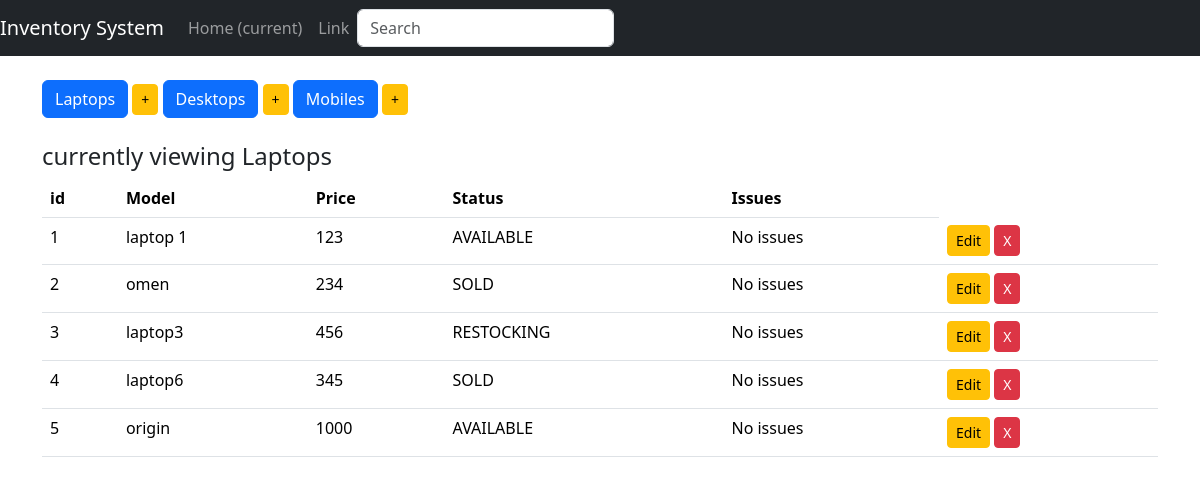
Before: /laptops/ with the older database file.
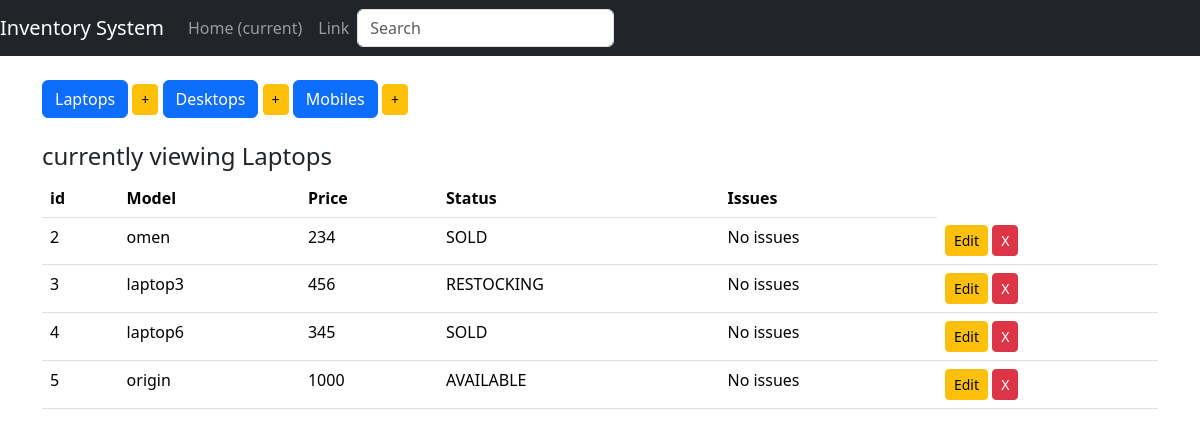
After: the same page with the newer database file.
### inventory/models.py (models this page shows, shortened)
class Device(models.Model):
    type = models.CharField(max_length=100, blank=False)
    price = models.IntegerField()
    choices = (
        ('AVAILABLE', 'Item ready to be purchased'),
        ('SOLD', 'Item sold'),
        ('RESTOCKING', 'Item restocking in few days'),
    )
    status = models.CharField(max_length=100, choices=choices, default='SOLD')
    issues = models.CharField(max_length=100, default='No issues')
    class Meta:
        abstract = True

class Laptop(Device):
    pass

### inventory/views.py (the view)
# urls.py: path('laptops/', display_laptops, name='display_laptops'),
def display_laptops(request):
    items = Laptop.objects.all()
    context = {
        'items': items,
        'header': 'Laptops'
    }
    return render(request, 'index.html', context)

### inventory/templates/index.html
{% extends 'base.html' %}
{% block body %}
<br>
<div class="button-group">
    <a href="/laptops/" class="btn btn-primary btn-md" role="button">Laptops</a>
    <a href="/add_laptops/" class="btn btn-warning btn-sm" role="button"> + </a>
    <a href="/desktops/" class="btn btn-primary btn-md" role="button">Desktops</a>
    <a href="/add_desktops/" class="btn btn-warning btn-sm" role="button"> + </a>
    <a href="/mobiles/" class="btn btn-primary btn-md" role="button">Mobiles</a>
    <a href="/add_mobiles/" class="btn btn-warning btn-sm" role="button"> + </a>
</div>
<br>
<h4>currently viewing {{header}} </h4>
<table class="table table-hover">
    <thead>
        <tr>
            <th>id</th>
            <th>Model</th>
            <th>Price</th>
            <th>Status</th>
            <th>Issues</th>
        </tr>
    </thead>
    <tbody>
        {% for item in items %}
        <tr>
            <td>{{ item.pk }}</td>
            <td>{{ item.type }}</td>
            <td>{{ item.price }}</td>
            <td>{{ item.status }}</td>
            <td>{{ item.issues }}</td>
            {% if header|lower == "laptops" %}
            <td>
                <a href="{% url 'edit_laptop' item.pk %}" class="btn btn-warning btn-sm" role="btn">Edit</a>
                <a href="{% url 'delete_laptop' item.pk %}" class="btn btn-danger btn-sm" role="btn"> X </a>
            </td>
            {% elif header|lower == "desktops" %}
            <td>
                <a href="{% url 'edit_desktop' item.pk %}" class="btn btn-warning btn-sm" role="btn">Edit</a>
                <a href="{% url 'delete_desktop' item.pk %}" class="btn btn-danger btn-sm" role="btn"> X </a>
            </td>
            {% else %}
            <td>
                <a href="{% url 'edit_mobile' item.pk %}" class="btn btn-warning btn-sm" role="btn">Edit</a>
                <a href="{% url 'delete_mobile' item.pk %}" class="btn btn-danger btn-sm" role="btn"> X </a>
            </td>
            {% endif %}
        </tr>
        {% endfor %}
    </tbody>
</table>
{% endblock %}

### inventory/templates/base.html (shortened to what this page needs)
<html>
    <head>
    </head>
    {% load static %}
    <link rel="stylesheet" href={% static '/css/style.css' %}>
    <link rel="stylesheet" href={% static '/css/bootstrap.min.css' %}>
    <body>
        <nav class="navbar navbar-expand navbar-dark bg-dark">
            <a class="navbar-brand" href="#">Inventory System</a>
            <div class="collapse navbar-collapse" id="navbarsExample02">
              <ul class="navbar-nav mr-auto">
                <li class="nav-item active">
                  <a class="nav-link" href="#">Home <span class="sr-only">(current)</span></a>
                </li>
                <li class="nav-item">
                  <a class="nav-link" href="#">Link</a>
                </li>
              </ul>
              <form class="form-inline my-2 my-md-0">
                <input class="form-control" type="text" placeholder="Search">
              </form>
            </div>
          </nav>
          <div class="container">
            {% block body %}
            {% endblock %}
        </div>
    </body>
</html>

Changed rows visible on the page:
removed Laptop: pk "1", type "laptop 1", price "123", status "AVAILABLE", issues "No issues"
